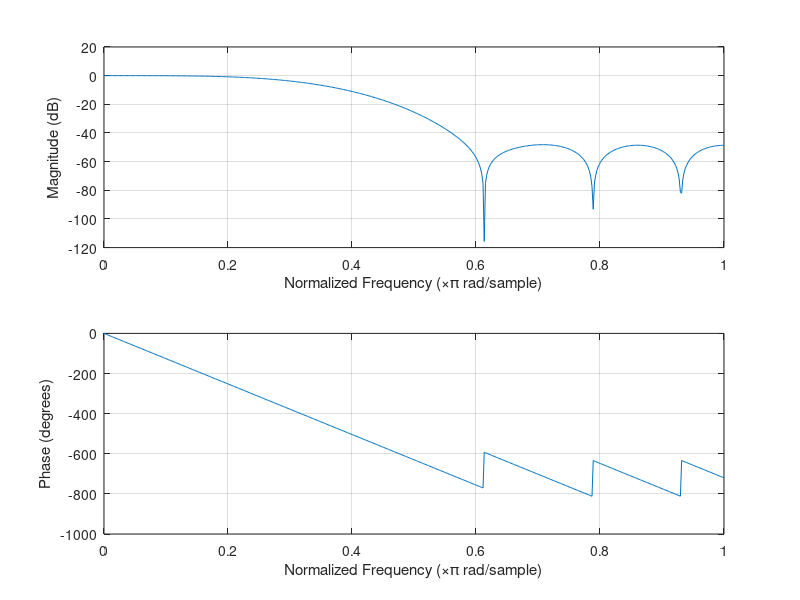

This figure's MATLAB source:
f0 = 8192/24000;   % norm. frequency
b = fir1(14, f0); % FIR filter coefficients
freqz(b);         % Plot Frequency Response